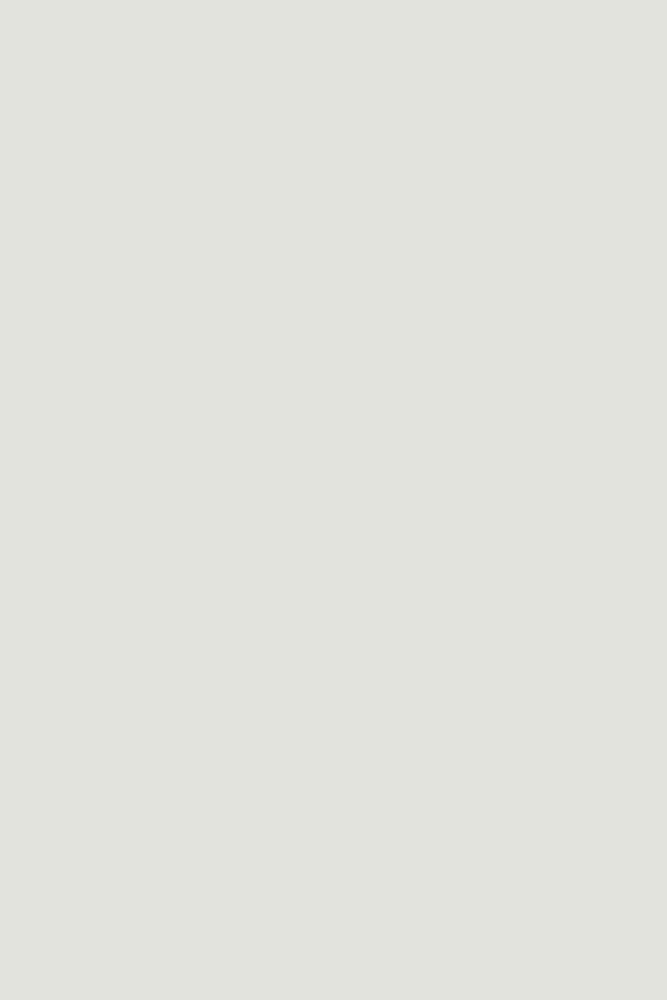
#> input picture experiment/blank.jpg, 2000 x 3000 px (shown at 1/3 size)
$ python text.py   (older library calls are emulated)
#> lines starting #> are read from the running program, lines starting #| are printed output that depends on the picture; pictures that were not available may be replaced by others from this repository, and a replacement may not be noted
### experiment/imageutil.py
from PIL import Image
from PIL import ImageDraw
from PIL import ImageFont

# author: Prateek Rokadiya

# Example usage
# img = resizeByWidth(img, w, p)
# where, w = wanted width, p = padding (decreases more width)
def resizeByWidth(img, toWidth, padding = 20):
    new_width  = toWidth - padding
    new_height = new_width * img.size[1] // img.size[0] # Dimension w = img.size[0], h = img.size[1]
    return img.resize((new_width, new_height), Image.ANTIALIAS)

# Example usage
# img = resizeByHeight(img, h, p)
# where, w = wanted height, p = padding (decreases more height)
# [4 lines left out: function resizeByHeight, not called in this run]

def pasteImage(baseImage, overlayImage, pasteAtXY_tuple):
    # print("pasteAtXY_tuple")
    baseImage.paste(overlayImage, pasteAtXY_tuple)
    # return baseImage.copy()

def writeGreeting(baseImage, XY, T, fontPath, FONT_SIZE, FONT_COLOR=(0, 0, 0)):

    def writeOnImage(baseImage, XY, text, fontPath, FONT_SIZE, FONT_COLOR=(0, 0, 0)):
        draw = ImageDraw.Draw(baseImage)

        font = ImageFont.truetype(fontPath, FONT_SIZE)
        draw.text(XY, text,fill=FONT_COLOR, font=font)
        del draw

    to, txt, frm = T
    # txt - break to a specific character length
    text = f'Dear {to},\n{txt}\n\t\t\t\t -From {frm}.'

    writeOnImage(baseImage, XY, text, fontPath, FONT_SIZE, FONT_COLOR)

def cropImageByHeight(baseImage, height):
    return baseImage.crop((0, 0, baseImage.size[0], height))

### experiment/textutil.py
def breakTextIntoLines(txt):
    lines = txt.split('.')
    f_txt = []
    for line in lines:
        if len(line) > 60:
            # f_txt.append(line[:60])
            for i in range(0, len(line), 60):
                f_txt.append(line[i: i+60])
        else:
            f_txt.append(line)
    # return f_txt, (85 * len(f_txt))
    return '\n'.join(f_txt), (110 * len(f_txt))

# [5 lines of commented-out code are left out]

### experiment/text.py
from PIL import Image
from PIL import ImageFont
from PIL import ImageDraw

from imageutil import resizeByWidth, pasteImage, writeGreeting, cropImageByHeight
from textutil import breakTextIntoLines

# from helper import quotes,font_size_sort
import random
import os
import csv


fontPath = "Sofia-Regular.otf"
FONT_SIZE = 70

padding = 100

def Card_Prep(bday_person_name, user_name, card_no, greeting_text): # ,font_path):
    # baseImg = Image.open("All_cards/"+str(card_no)+".jpg")
#> called with bday_person_name = 'Prateek', user_name = 'UserFriend', card_no = 4
    baseImg = Image.open("blank.jpg") # it will be default.
#> baseImg is the input picture: PIL image 2000x3000 RGB; mean R, G, B 226, 227, 221

    bday_person_img = Image.open("bdayimg.jpg")
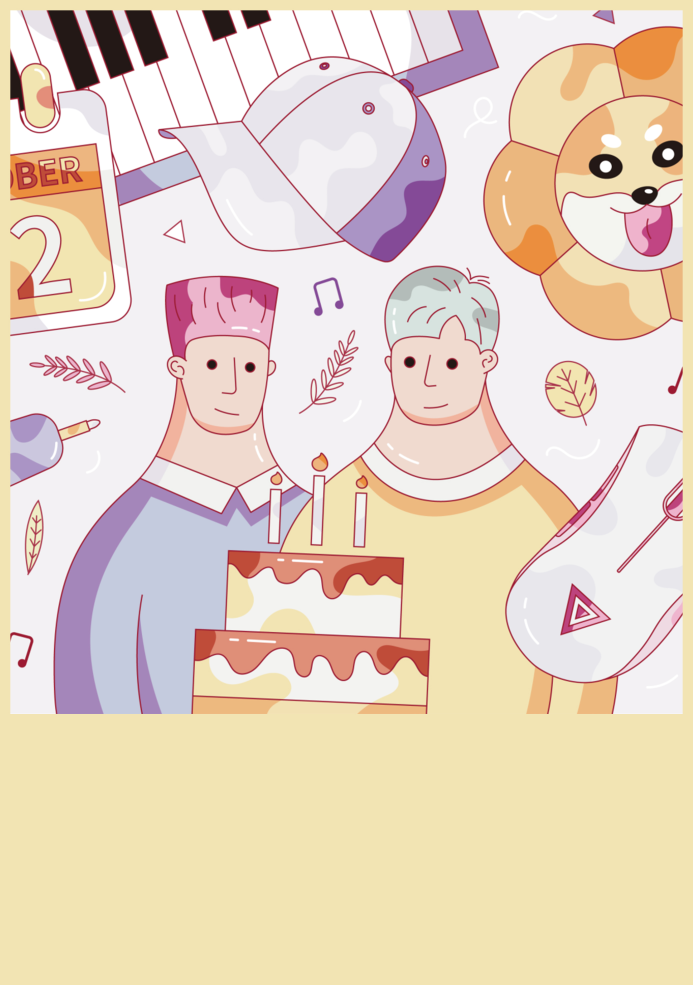
#> input picture experiment/ALL_cards/3.jpg, 2079 x 2953 px, given in place of bdayimg.jpg, which was not available (shown at 1/3 size)
#> bday_person_img is the input picture: PIL image 2079x2953 RGB; mean R, G, B 231.3, 213.7, 194.8
    img_w, img_h = baseImg.size
#> img_w = 2000; img_h = 3000

    bday_person_img = resizeByWidth(bday_person_img, img_w, padding)
#> in resizeByWidth, `return img.resize((new_width, new_height), Image.ANTIALIAS)`:
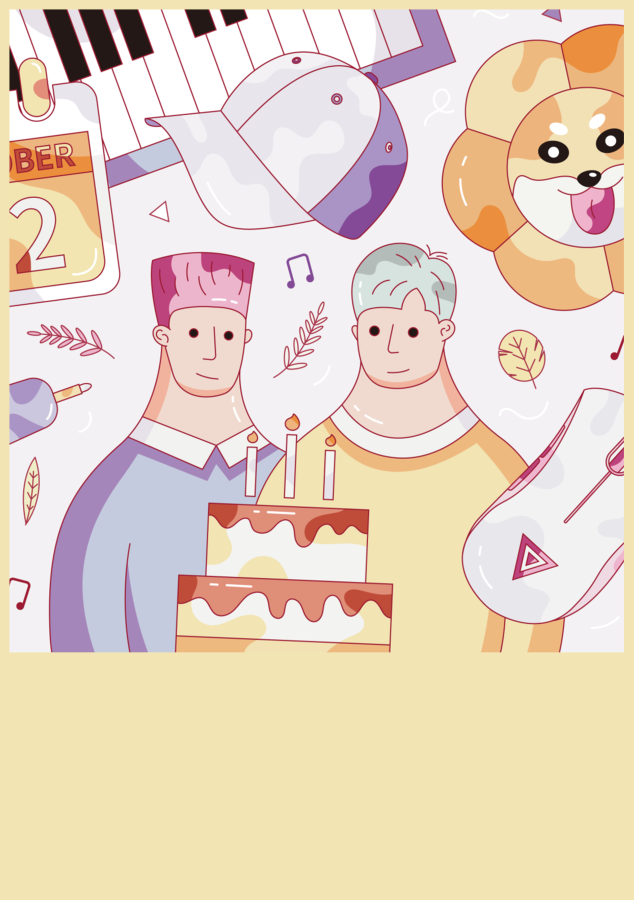
#> returned value: PIL image 1900x2698 RGB (shown at 1/3 size); mean R, G, B 231.3, 213.7, 194.8

    # greeting_text break into lines and count lines. and get dimension of height is requires.
    greeting_text, text_h = breakTextIntoLines(greeting_text)
    print("bi", baseImg.size)
#| bi (2000, 3000)

    # if bday_person_img size [1] // height of reesized leaves space less then the text - crop the bday_person_img image
    # by height (irrespective of content it loses in height)

    if (bday_person_img.size[1] + text_h + (2 * padding) > img_h):
        # Special case when text is too long and it needs to be fixed.
        new_h = img_h - text_h
#> new_h = 2670

        if (bday_person_img.size[1] - new_h) > (bday_person_img.size[1] // 2):
            # Resize by height - if file needs to crops by more than 50%.
            print(bday_person_img.size)
            bday_person_img = resizeByWidth(bday_person_img, new_h, padding)
            pasteImage(baseImg, bday_person_img, (padding//2 + (baseImg.size[0]//2 - bday_person_img.size[0]//2), padding//2))

        else:
            # crops height if crop is less than 50%.
            bday_person_img = cropImageByHeight(bday_person_img, (img_h - text_h - (2 * padding)))
#> in cropImageByHeight, `return baseImage.crop((0, 0, baseImage.size[0], height))`:
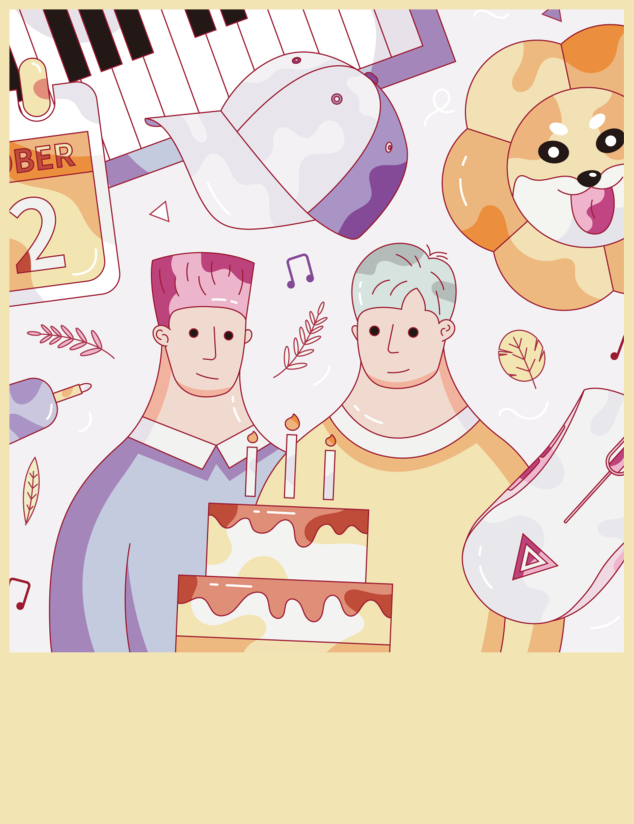
#> returned value: PIL image 1900x2470 RGB (shown at 1/3 size); mean R, G, B 230.4, 212.4, 196.2
            pasteImage(baseImg, bday_person_img, (padding//2, padding//2))
#> in pasteImage, `baseImage.paste(overlayImage, pasteAtXY_tuple)`:
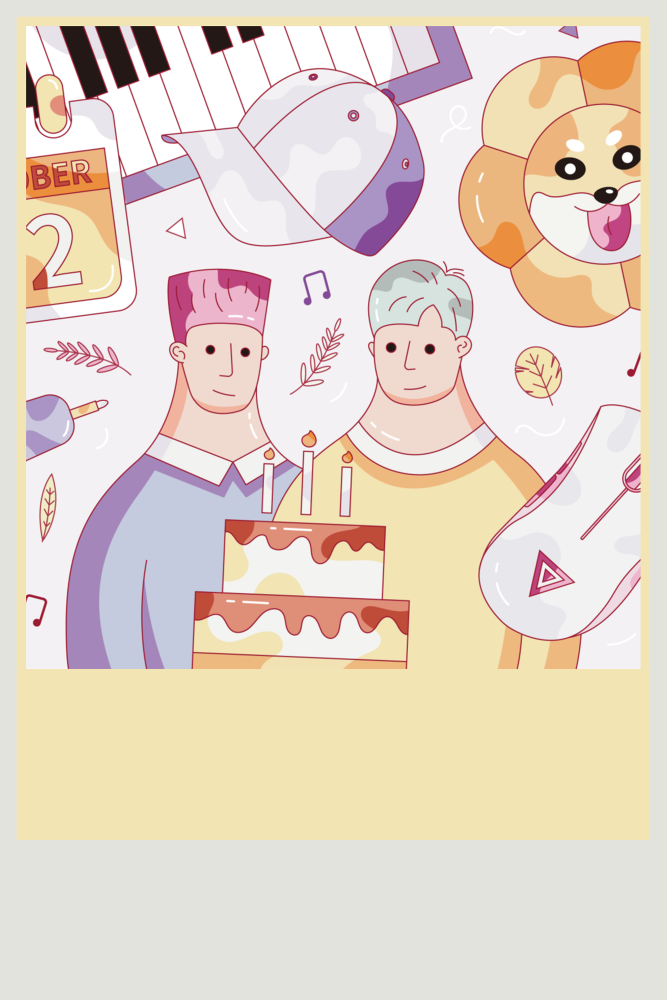
#> baseImage: PIL image 2000x3000 RGB (shown at 1/3 size); mean R, G, B 229.4, 215.6, 201.6
    else:
        # General case
        pasteImage(baseImg, bday_person_img, (padding//2, padding//2))

        # bday_person_img = cropImageByHeight(bday_person_img, (img_h - text_h - (2 * padding)))
        print(bday_person_img.size)

    newX = padding
    newY = bday_person_img.size[1] + padding
#> newY = 2570
    writeGreeting(baseImg, (newX, newY), (bday_person_name, greeting_text, user_name), fontPath, FONT_SIZE)
    # (100, 2170)

    # baseImg.save(f'output/{bday_person_name}.jpg')
    # print(f'{bday_person_name} saved!')
    return baseImg

path, dirs, files = next(os.walk("All_cards"))
file_count = len(files)

# [9 lines of commented-out code are left out]
def main(bday_person_name, user_names, greeting_texts):
    # rand_quotes = random.randint(1, len(quotes))
    # rand_quotes = "This is a greeting from a brother. Happy Birthdayy my bro."
    rand_card = random.randint(1, file_count)
    # rand_font = random.randint(0, file_count1-1)
    # rand_font = 'All_font/Great Wishes.otf'
    # print(bday_person_name, user_name, rand_card, greeting_text) #, files1[rand_font])
    img = []
    for user_name, greeting_text in zip(user_names, greeting_texts):
        img.append(Card_Prep(bday_person_name, user_name, rand_card, greeting_text)) # , path1 + '/' + files1[rand_font])

    # Save all images to gif.
    img[0].save(f'output/{bday_person_name}.gif', save_all=True, append_images=img[1:], duration=1300, loop=0)

    # print(bday_person_name, rand_card, rand_quotes, rand_font)
    # Card_Prep(str(bday_person_name), rand_card, quotes[rand_quotes], rand_font)
    print("Done for {bday_person_name}".format(bday_person_name = bday_person_name))
#

bday_person_name = "Prateek"
user_names = ["UserFriend", "UserFriend2", "UserFriend3"]
greeting_texts = ["This is a greeting from a brother. Happy Birthdayy my bro.", "this is second message", "this is third message"]
# greeting_text = "Prateek UserFriend 10 This is a greeting from a brother. Happy Birthdayy my bro. Prateek UserFriend 10 This is a greeting from a brother. Happy Birthdayy my bro. \
# Prateek UserFriend 10 This is a greeting from a brother.Happy Birthdayy my bro. Prateek UserFriend 10 This is a greeting from a brother.Happy Birthdayy my bro. Prateek UserFriend 10 \
# This is a greeting from a brother.Happy Birthdayy my bro. Prateek UserFriend 10 This is a greeting from a brother.Happy Birthdayy my bro. Prateek UserFriend 10 This is a greeting from \
# a brother.. Prateek UserFriend 10 This is a greeting from a brother.. Prateek UserFriend 10 This is a greeting from a brother. . Prateek UserFriend 10 This is a greeting from a brother. . Prateek UserFriend 10 This is a greeting from a brother."

main(bday_person_name, user_names, greeting_texts)
